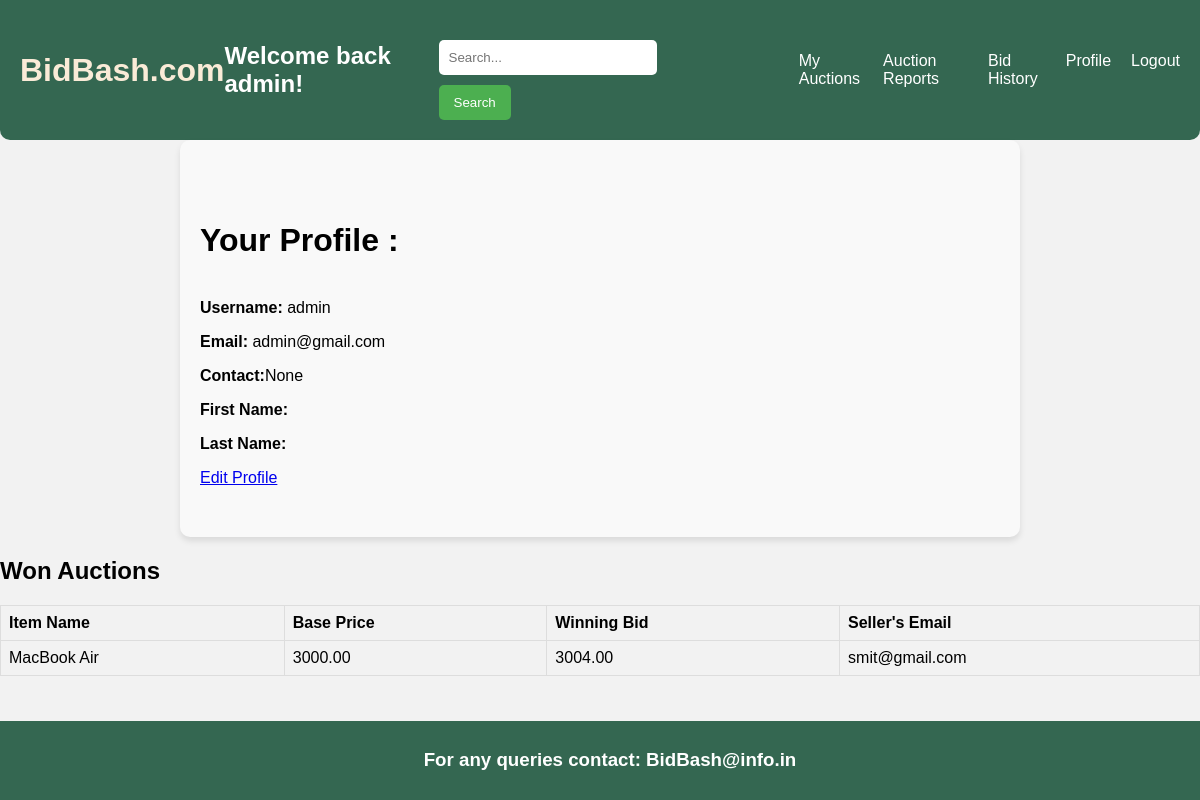
Page /profile/ (signed in) on the earlier database version.
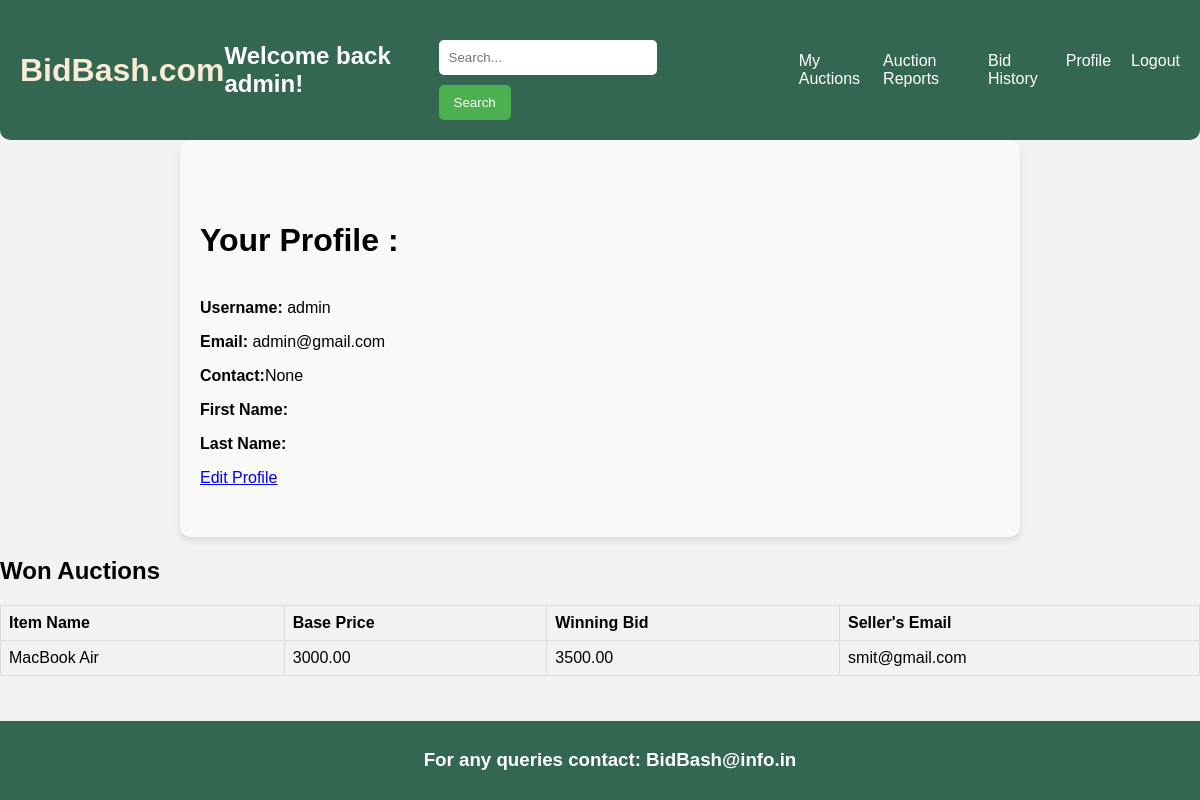
Same page on the later database version.
### myapp/models.py (models this page shows, shortened)
class AuctionItem(models.Model):
    name = models.CharField(max_length=100)
    description = models.TextField()
    category = models.CharField(max_length=100)
    seller = models.ForeignKey(User, on_delete=models.CASCADE)
    base_price = models.DecimalField(max_digits=10, decimal_places=2)
    start_time = models.DateTimeField()
    end_time = models.DateTimeField()
    highest_bid = models.DecimalField(max_digits=10, decimal_places=2, default=0)  # Set default value

class Bid(models.Model):
    auction = models.ForeignKey(AuctionItem, on_delete=models.CASCADE)
    bidder = models.ForeignKey(User, on_delete=models.CASCADE)
    bid_amount = models.DecimalField(max_digits=10, decimal_places=2)
    bid_time = models.DateTimeField(auto_now_add=True)

class User(AbstractUser):
    contact_no = models.IntegerField(null=True)
    email = models.EmailField(max_length=254)
    first_name = models.CharField(max_length=30)
    last_name = models.CharField(max_length=30)

### myapp/views.py (the view)
# urls.py: path('profile/', views.profile, name='profile'),
def profile(request):
    user = request.user
    bids = Bid.objects.filter(bidder=user)
    won_auctions = []
    for bid in bids:
        auction = bid.auction
        if bid.bid_amount == auction.highest_bid and auction.seller.email != user.email:
            seller_email = auction.seller.email
            won_auctions.append({
                'item_name': auction.name,
                'base_price': auction.base_price,
                'winning_bid': bid.bid_amount,
                'seller_email': seller_email
            })
    return render(request, 'profile.html', {'won_auctions': won_auctions})

### templates/profile.html (shortened to what this page needs)
{% extends 'base.html' %}
{% load static %}
{% block body %}
<div class="profile-container">
    <h3 style="font-size:xx-large; margin-bottom: 5%;">Your Profile :</h3>
    <p><strong>Username:</strong> {{ user.username }}</p>
            <p><strong>Email:</strong> {{ user.email }}</p>
            <p><strong>Contact:</strong>{{user.contact_no}}</p>
            <p><strong>First Name:</strong>{{user.first_name}}</p>
            <p><strong>Last Name:</strong>{{user.last_name}}</p>
    <a href="{% url 'edit_profile' %}">Edit Profile</a>
</div>
<h2>Won Auctions</h2>
<table style="border-collapse: collapse; width: 100%; border: 1px solid #ddd;">
    <thead>
        <tr>
            <th style="border: 1px solid #ddd; padding: 8px; text-align: left;">Item Name</th>
            <th style="border: 1px solid #ddd; padding: 8px; text-align: left;">Base Price</th>
            <th style="border: 1px solid #ddd; padding: 8px; text-align: left;">Winning Bid</th>
            <th style="border: 1px solid #ddd; padding: 8px; text-align: left;">Seller's Email</th>
        </tr>
    </thead>
    <tbody>
        {% for auction in won_auctions %}
        <tr style="border: 1px solid #ddd;">
            <td style="border: 1px solid #ddd; padding: 8px;">{{ auction.item_name }}</td>
            <td style="border: 1px solid #ddd; padding: 8px;">{{ auction.base_price }}</td>
            <td style="border: 1px solid #ddd; padding: 8px;">{{ auction.winning_bid }}</td>
            <td style="border: 1px solid #ddd; padding: 8px;">{{ auction.seller_email }}</td>
        </tr>
        {% endfor %}
    </tbody>
</table>
{% endblock %}

Differences in the rows shown:
no longer on this page (row unchanged): Bid: winning_bid "3004.00"
added Bid: winning_bid "3500.00"
Other differences:
new list line: "MacBook Air 3000.00"
new list line: "smit@gmail.com"
list line gone: "MacBook Air 3000.00"
list line gone: "smit@gmail.com"
